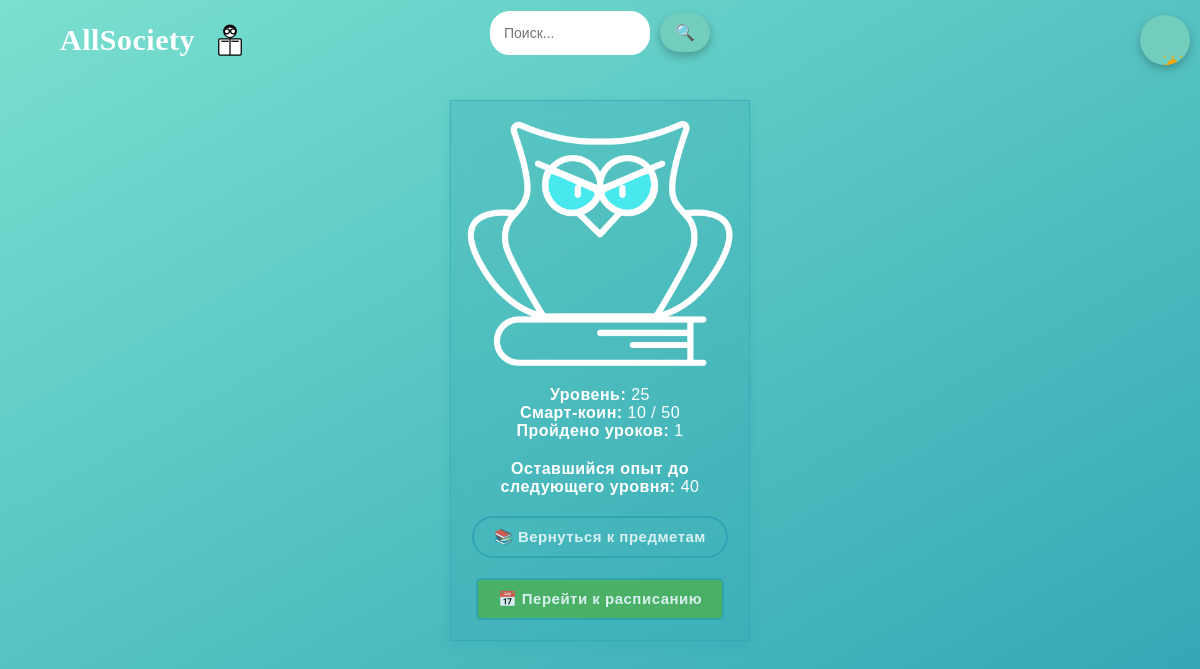
The page /character/status/ (signed in) on the database as committed earlier.
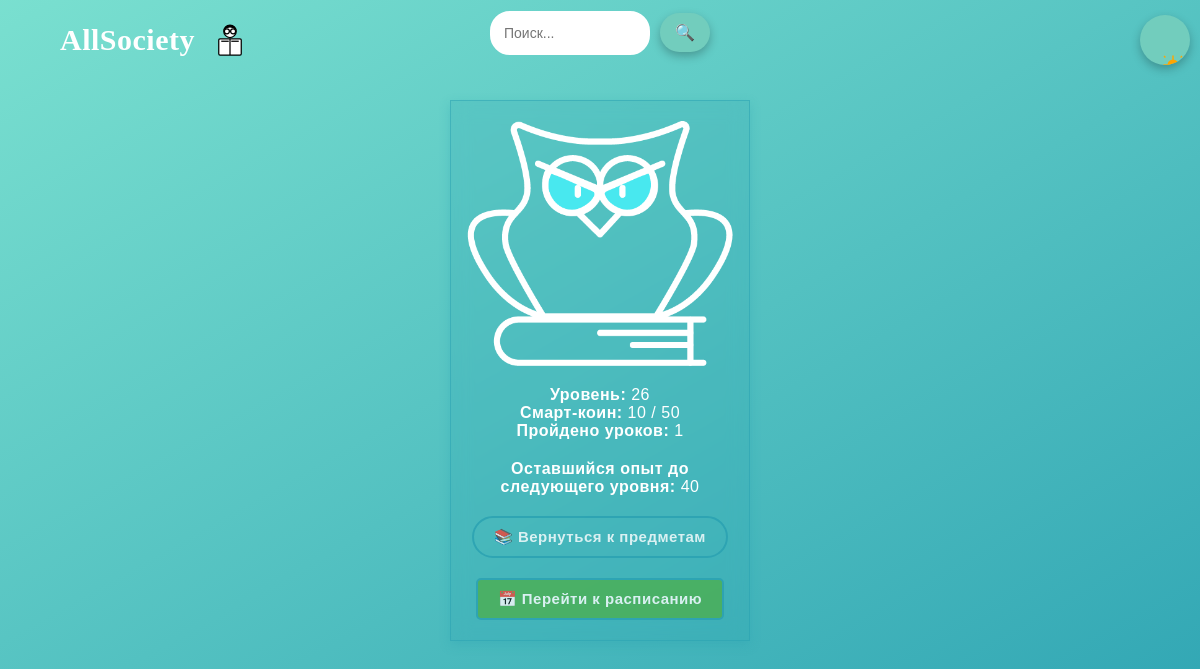
The same page on the database as committed later.
### character/models.py (models this page shows, shortened)
class CharacterProgress(models.Model):
    user = models.OneToOneField(User, on_delete=models.CASCADE)
    level = models.IntegerField(default=1)
    exp = models.IntegerField(default=0)

### character/views.py (the view)
# urls.py: path("status/", character_status, name="character_status"),
@login_required
def character_status(request):
    progress, created = CharacterProgress.objects.get_or_create(user=request.user)
    lessons_completed = progress.exp // 10
    remaining_exp = 50 - (progress.exp % 50) if progress.exp % 50 != 0 else 0
    return render(request, "status.html", {
        "progress": progress,
        "lessons_completed": lessons_completed,
        "remaining_exp": remaining_exp
    })

### character/templates/status.html (shortened to what this page needs)
{% extends "base.html" %}
{% load static %}
{% block content %}
    <div class="character-box" style="display: flex; flex-direction: column; align-items: center;">
        <img src="{% static 'images/character_super.png' %}" id="character-img" alt="Персонаж" style="max-width: 300px; margin-bottom: 20px;">
        <p><strong>Уровень:</strong> {{ progress.level }}</p>
        <p><strong>Смарт-коин:</strong> {{ progress.exp }} / 50</p>
        <p><strong>Пройдено уроков:</strong> {{ lessons_completed }}</p>
        <div class="progress-info" style="text-align: center; margin-top: 20px;">
            <p><strong>Оставшийся опыт до следующего уровня:</strong> {{ remaining_exp }}</p>
        </div>
        <a href="{% url 'subjects_list' %}" class="button subjects-button" style="margin-top: 20px;">📚 Вернуться к предметам</a>
        <a href="{% url 'schedule' %}" class="button schedule-button" style="margin-top: 20px; background-color: #4CAF50; color: white; padding: 10px 20px; text-decoration: none; border-radius: 5px;">
            📅 Перейти к расписанию
        </a>
    </div>
{% endblock %}

Rows that differ between the two databases and show on the page:
changed CharacterProgress: level "25" → "26"
